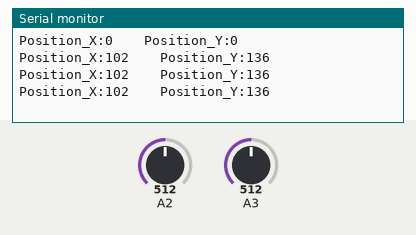
The sketch below on a simulated Arduino Uno, built with avr-gcc and run on an emulated ATmega328P. Parts: the last lines printed to the serial monitor. The inputs (shaded band) are chosen by the test bench; at power-on: A2 = 512, A3 = 512.

Above: at 1.4 s.
1.5 s: A2 set to 716
At 1.91 s:
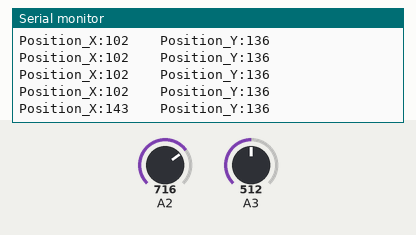
3.0 s: A3 set to 716
At 3.11 s:
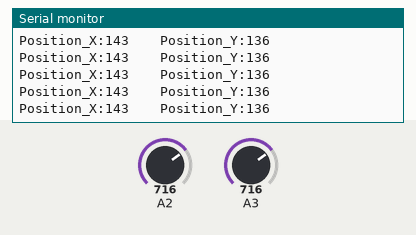
4.5 s: A2 set to 900
At 4.61 s:
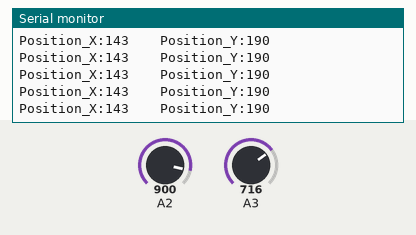
6.0 s: A3 set to 900
At 6.12 s:
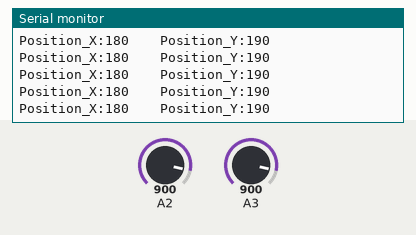
Timing chart, 0 to 8.5 s (numbered marks = the images above; inputs shaded):
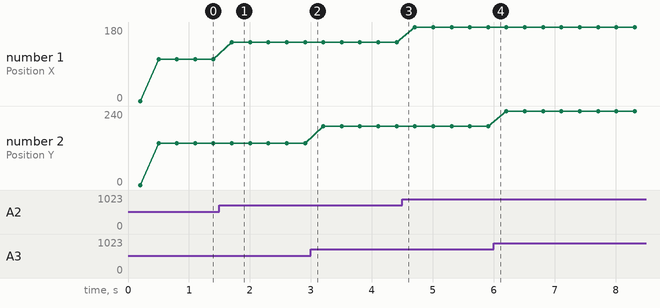

Measured:
- after the input at 1.5 s, the serial monitor: prints a new line after 0.20 s (image 1)
- plotted number 1: 102 → 143 after the input at 1.5 s, 143 → 180 after the input at 4.5 s
- plotted number 2: 136 → 190 after the input at 3.0 s, 190 → 240 after the input at 6.0 s

The sketch:

TouchScreen_For_Arduino.ino
```cpp
#include <MsTimer2.h>        //定时中断
//////////触摸屏控制引脚//////////////////
#define YM        5
#define YP        6
#define XM        7
#define XP        8
int Position_X,Position_Y; //X Y方向的测量值
/**************************************************************************
函数功能：5ms控制函数 核心代码 作者：平衡小车之家
入口参数：无
返回  值：无
**************************************************************************/
void control(){
    static u8 Flag_Target;
    sei();        //全局中断开启
    if(++Flag_Target>4)  Flag_Target=0;  //分频处理
      if(Flag_Target==1)    //第一个10ms 采集Y轴数据
    {
       digitalWrite(YM, LOW);  //给X方向+3.3V电压
       digitalWrite(YP, HIGH);
       digitalWrite(XM, HIGH);
       digitalWrite(XP, LOW);
       Position_Y=analogRead(3)*4/15; //测量Y方向的坐标
       digitalWrite(YM, HIGH);
       digitalWrite(YP, LOW);
       digitalWrite(XM, LOW);
       digitalWrite(XP, HIGH);
    }
       else   if(Flag_Target==2) //第二个10ms 接收PS2遥控并调节PID参数
    {
    }
     else   if(Flag_Target==3) //第三个10ms 采集X轴数据
    {
       digitalWrite(YM, HIGH);  //给Y方向+3.3V电压//D3
       digitalWrite(YP, LOW); //
       digitalWrite(XM, LOW);  //
       digitalWrite(XP, HIGH); //
       Position_X= analogRead(2)/5; //测量X方向的
       digitalWrite(YM, LOW);  //
       digitalWrite(YP, HIGH); //
       digitalWrite(XM, HIGH);  //
       digitalWrite(XP, LOW); //
     }
      else  if(Flag_Target==4)   //第四个10ms PID控制
    {
    }
 }
/**************************************************************************
函数功能：初始化 相当于STM32里面的Main函数 作者：平衡小车之家
入口参数：无
返回  值：无
**************************************************************************/
void setup()   {
   Serial.begin(9600);           //开启串口
   delay(200);                    //延时等待初始化完成
    pinMode(XM, OUTPUT);          //电机控制引脚
    pinMode(XP, OUTPUT);          //电机控制引脚，
    pinMode(YM, OUTPUT);          //电机速度控制引脚
    pinMode(YP, OUTPUT);          //电机速度控制引脚
   MsTimer2::set(10, control);    //使用Timer2设置定时中断
   MsTimer2::start();             //中断使能
}
/**************************************************************************
函数功能：主循环程序体
入口参数：无
返回  值：无
**************************************************************************/
void loop()   {
        Serial.print("Position_X:");
        Serial.print(Position_X,DEC);
        Serial.print("    Position_Y:");
        Serial.println(Position_Y,DEC);
        delay(300);                  //=====延时等待
}
```
